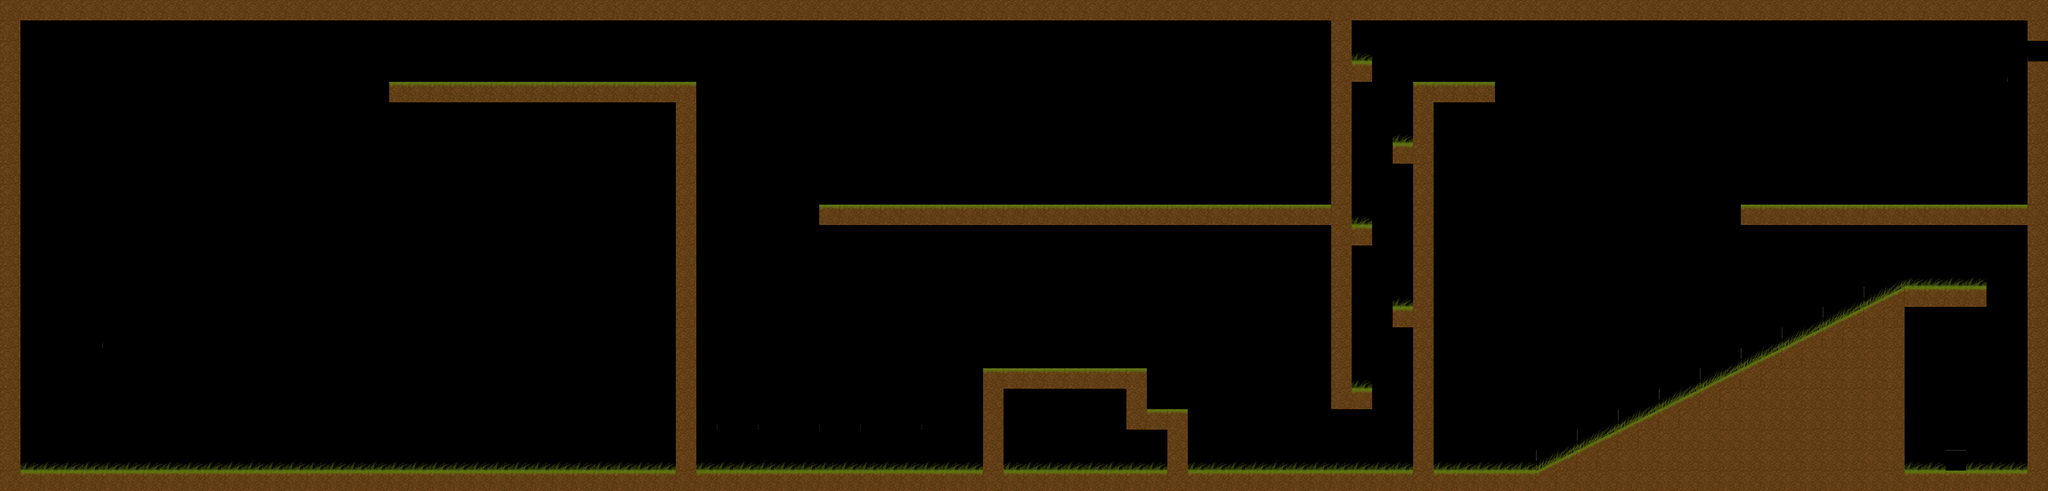

A 2D game scene composited from a Tiled map and its tileset images. What follows is a short description and the map's XML, with each tile layer's data collapsed to a summary:
An orthogonal 100x24 tile map with 32x32 px tiles, 1 tile layer (Tile Layer 1), 2 tilesets.

<map version="1.0" orientation="orthogonal" width="100" height="24" tilewidth="32" tileheight="32">
 <tileset firstgid="1" source="foresttilset.tsx" />
 <tileset firstgid="17" source="foresttilset.tsx" />
 <layer name="Tile Layer 1" width="100" height="24">
  <data>[2400 cells, 575 non-empty, 11 distinct tile ids]</data>
 </layer>
</map>
